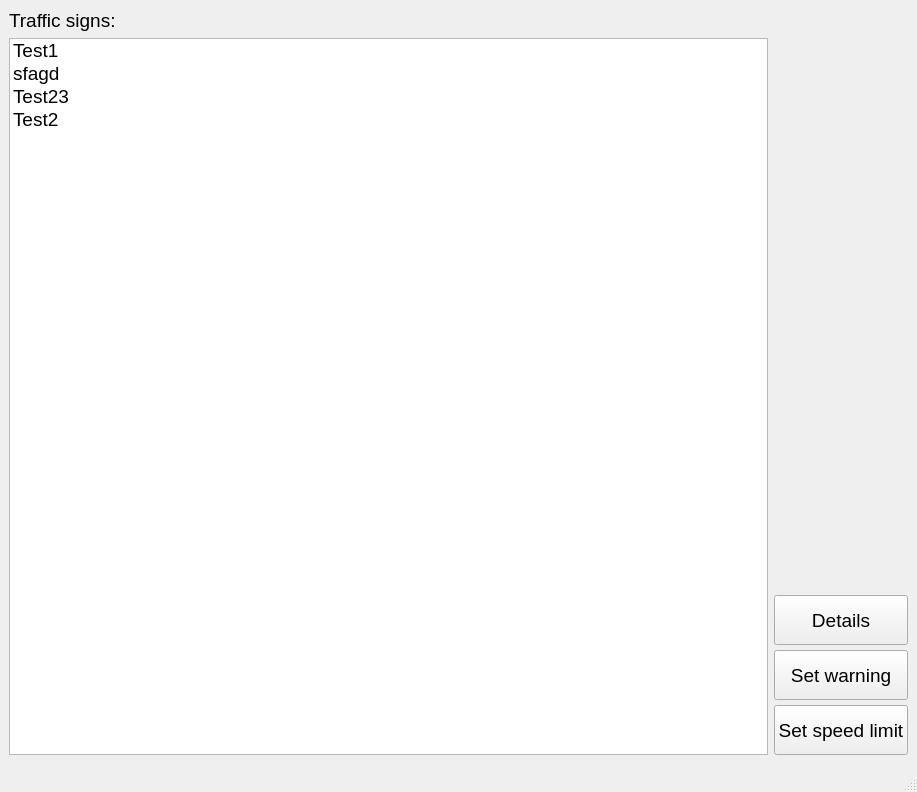
<?xml version="1.0" encoding="UTF-8"?>
<ui version="4.0">
 <class>MainWindow</class>
 <widget class="QMainWindow" name="MainWindow">
  <property name="geometry">
   <rect>
    <x>0</x>
    <y>0</y>
    <width>917</width>
    <height>792</height>
   </rect>
  </property>
  <property name="sizePolicy">
   <sizepolicy hsizetype="Preferred" vsizetype="Preferred">
    <horstretch>0</horstretch>
    <verstretch>0</verstretch>
   </sizepolicy>
  </property>
  <property name="font">
   <font>
    <family>Arial</family>
    <pointsize>14</pointsize>
   </font>
  </property>
  <property name="tabletTracking">
   <bool>false</bool>
  </property>
  <property name="windowTitle">
   <string>Traffic Sign Control Application - Main page</string>
  </property>
  <widget class="QWidget" name="centralwidget">
   <layout class="QGridLayout" name="gridLayout">
    <item row="6" column="0">
     <widget class="QListWidget" name="DeviceList">
      <property name="sizePolicy">
       <sizepolicy hsizetype="Expanding" vsizetype="Expanding">
        <horstretch>2</horstretch>
        <verstretch>0</verstretch>
       </sizepolicy>
      </property>
      <property name="font">
       <font>
        <family>Arial</family>
        <pointsize>14</pointsize>
       </font>
      </property>
      <item>
       <property name="text">
        <string>Test1</string>
       </property>
      </item>
      <item>
       <property name="text">
        <string>sfagd</string>
       </property>
      </item>
      <item>
       <property name="text">
        <string>Test23</string>
       </property>
      </item>
      <item>
       <property name="text">
        <string>Test2</string>
       </property>
      </item>
     </widget>
    </item>
    <item row="6" column="1" colspan="2">
     <layout class="QVBoxLayout" name="verticalLayout" stretch="0,0,0,0">
      <property name="spacing">
       <number>5</number>
      </property>
      <property name="sizeConstraint">
       <enum>QLayout::SetMinimumSize</enum>
      </property>
      <property name="leftMargin">
       <number>0</number>
      </property>
      <property name="topMargin">
       <number>0</number>
      </property>
      <property name="rightMargin">
       <number>0</number>
      </property>
      <item>
       <spacer name="verticalSpacer">
        <property name="orientation">
         <enum>Qt::Vertical</enum>
        </property>
        <property name="sizeHint" stdset="0">
         <size>
          <width>20</width>
          <height>40</height>
         </size>
        </property>
       </spacer>
      </item>
      <item>
       <widget class="QPushButton" name="DetailsButton">
        <property name="sizePolicy">
         <sizepolicy hsizetype="Expanding" vsizetype="Fixed">
          <horstretch>0</horstretch>
          <verstretch>0</verstretch>
         </sizepolicy>
        </property>
        <property name="minimumSize">
         <size>
          <width>0</width>
          <height>50</height>
         </size>
        </property>
        <property name="text">
         <string>Details</string>
        </property>
       </widget>
      </item>
      <item>
       <widget class="QPushButton" name="SetWarningButton">
        <property name="sizePolicy">
         <sizepolicy hsizetype="Expanding" vsizetype="Fixed">
          <horstretch>0</horstretch>
          <verstretch>0</verstretch>
         </sizepolicy>
        </property>
        <property name="minimumSize">
         <size>
          <width>0</width>
          <height>50</height>
         </size>
        </property>
        <property name="text">
         <string>Set warning</string>
        </property>
       </widget>
      </item>
      <item>
       <widget class="QPushButton" name="SetSpeedLimitButton">
        <property name="sizePolicy">
         <sizepolicy hsizetype="Expanding" vsizetype="Fixed">
          <horstretch>0</horstretch>
          <verstretch>0</verstretch>
         </sizepolicy>
        </property>
        <property name="minimumSize">
         <size>
          <width>0</width>
          <height>50</height>
         </size>
        </property>
        <property name="text">
         <string>Set speed limit</string>
        </property>
       </widget>
      </item>
     </layout>
    </item>
    <item row="0" column="0" colspan="2">
     <widget class="QLabel" name="label">
      <property name="font">
       <font>
        <family>Arial</family>
        <pointsize>14</pointsize>
       </font>
      </property>
      <property name="text">
       <string>Traffic signs:</string>
      </property>
     </widget>
    </item>
   </layout>
  </widget>
  <widget class="QMenuBar" name="menubar">
   <property name="geometry">
    <rect>
     <x>0</x>
     <y>0</y>
     <width>917</width>
     <height>28</height>
    </rect>
   </property>
  </widget>
  <widget class="QStatusBar" name="statusbar"/>
 </widget>
 <resources/>
 <connections/>
</ui>
